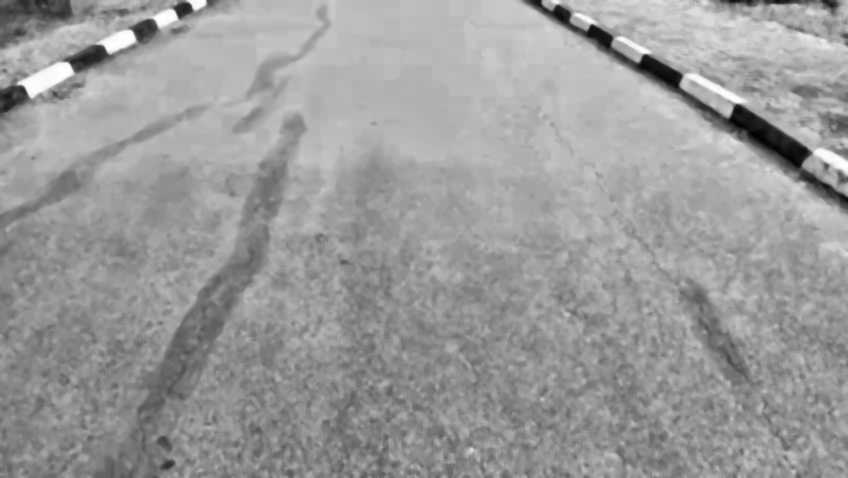
#> input picture enhanced_median_clahe/frame_0040.png, 848 x 478 px, found by its file name; its folder holds only this picture in this run
$ jupyter execute sharpness_Analysis.ipynb   (older library calls are emulated)
#> lines starting #> are read from the running program, lines starting #| are printed output that depends on the picture
[cell 1]
import cv2
import os
import numpy as np
import pandas as pd
import matplotlib.pyplot as plt

# INPUT FOLDERS (CLAHE outputs)
mc_input = 'enhanced_median_clahe'

# OUTPUT FOLDERS (Sharpened frames)
mc_output = 'SHARP_MC'

# Comparison image folder
comparison_folder = 'SHARP_COMPARISON'

# CSV output file
csv_output = 'sharpness_values.csv'

# Create folders if they don't exist
os.makedirs(mc_output, exist_ok=True)
os.makedirs(comparison_folder, exist_ok=True)

# Sharpening kernel
kernel = np.array([[0,-1,0],
                   [-1,5,-1],
                   [0,-1,0]])

results = []

# Function to measure sharpness
def sharpness_value(image):
    return cv2.Laplacian(image, cv2.CV_64F).var()

def process_images(input_folder, output_folder, label):

#> called with input_folder = 'enhanced_median_clahe', output_folder = 'SHARP_MC', label = 'MC'
    for file in os.listdir(input_folder):

        if file.endswith(".jpg") or file.endswith(".png"):

            path = os.path.join(input_folder, file)

            # Read image directly as grayscale
            gray = cv2.imread(path, cv2.IMREAD_GRAYSCALE)
#> gray is the input picture: shape (478, 848); min 2, max 255, mean 155

            # Slight smoothing before sharpening
            gaussian = cv2.GaussianBlur(gray, (5,5), 0)

            # Apply sharpening
            sharpened = cv2.filter2D(gaussian, -1, kernel)

            # Calculate sharpness values
            original_sharp = sharpness_value(gray)
#> original_sharp = 27.02
            sharpen_sharp = sharpness_value(sharpened)
#> sharpen_sharp = 94.12

            # Save sharpened frame
            cv2.imwrite(os.path.join(output_folder, file), sharpened)

            # Create comparison figure
            plt.figure(figsize=(8,4))

            plt.subplot(1,2,1)
            plt.imshow(gray, cmap='gray')
            plt.title(f"Original\nSharpness={original_sharp:.2f}")
            plt.axis("off")

            plt.subplot(1,2,2)
            plt.imshow(sharpened, cmap='gray')
            plt.title(f"Sharpened\nSharpness={sharpen_sharp:.2f}")
            plt.axis("off")

            save_name = label + "_" + file
            plt.savefig(os.path.join(comparison_folder, save_name))
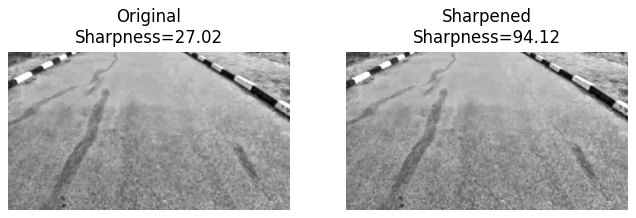
#> figure drawn by matplotlib, 2 panels
            plt.close()

            # Store results
            results.append([file, label, original_sharp, sharpen_sharp])

            print("Processed:", file)

# Run for both methods
process_images(mc_input, mc_output, "MC")


# Save sharpness values to CSV
df = pd.DataFrame(results, columns=["Frame","Method","Original Sharpness","Sharpened Sharpness"])
#> df = table of 1 rows and 4 columns
df.to_csv(csv_output, index=False)

print("All frames processed successfully!")


$ run again, on enhanced_median_clahe/frame_0044.png
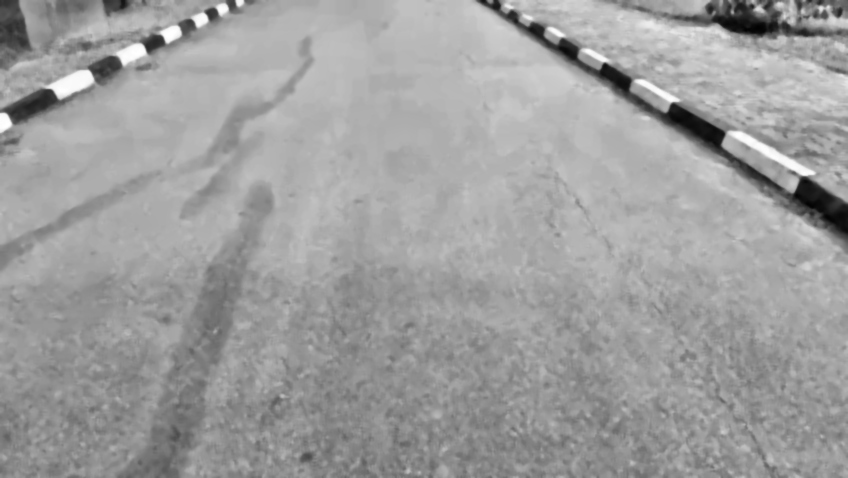
#> input picture enhanced_median_clahe/frame_0044.png, 848 x 478 px, found by its file name
#> in process_images, gray is the input picture: shape (478, 848); min 2, max 255, mean 158.4
#> original_sharp = 26.66
#> sharpen_sharp = 94.59
#> in process_images, `plt.savefig(os.path.join(comparison_folder, save_name))`:
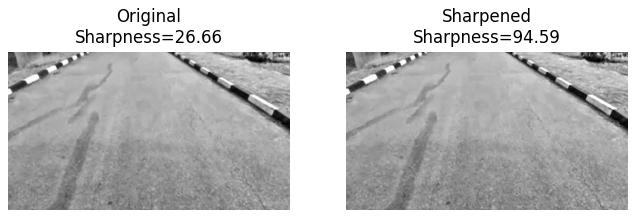
#> figure drawn by matplotlib, 2 panels
#> df = table of 1 rows and 4 columns

$ run again, on enhanced_median_clahe/frame_0045.png
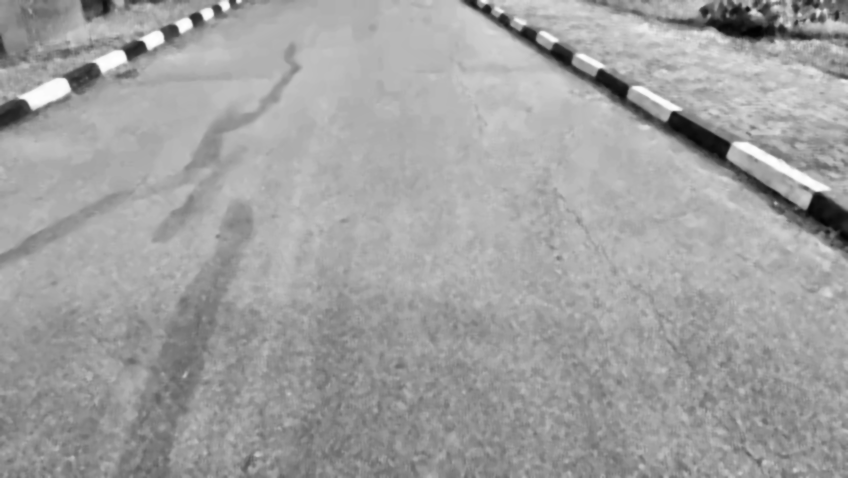
#> input picture enhanced_median_clahe/frame_0045.png, 848 x 478 px, found by its file name
#> in process_images, gray is the input picture: shape (478, 848); min 1, max 255, mean 160.8
#> original_sharp = 31.21
#> sharpen_sharp = 98.77
#> in process_images, `plt.savefig(os.path.join(comparison_folder, save_name))`:
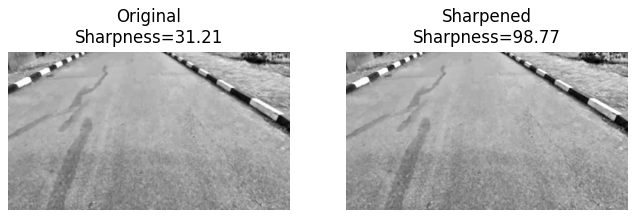
#> figure drawn by matplotlib, 2 panels
#> df = table of 1 rows and 4 columns

$ run again, on enhanced_median_clahe/frame_0046.png
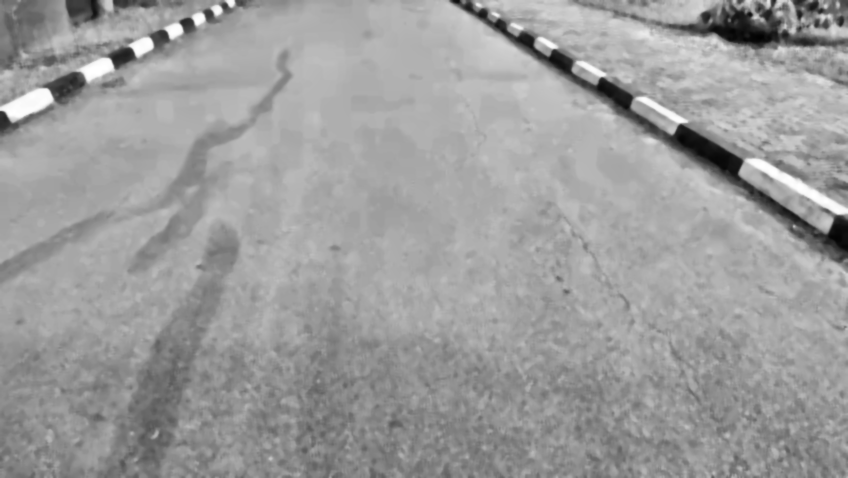
#> input picture enhanced_median_clahe/frame_0046.png, 848 x 478 px, found by its file name
#> in process_images, gray is the input picture: shape (478, 848); min 1, max 255, mean 156.7
#> original_sharp = 30.21
#> sharpen_sharp = 97.13
#> in process_images, `plt.savefig(os.path.join(comparison_folder, save_name))`:
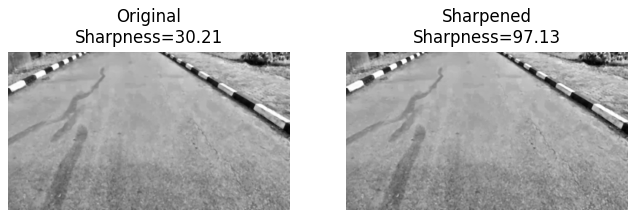
#> figure drawn by matplotlib, 2 panels
#> df = table of 1 rows and 4 columns

$ run again, on enhanced_median_clahe/frame_0041.png
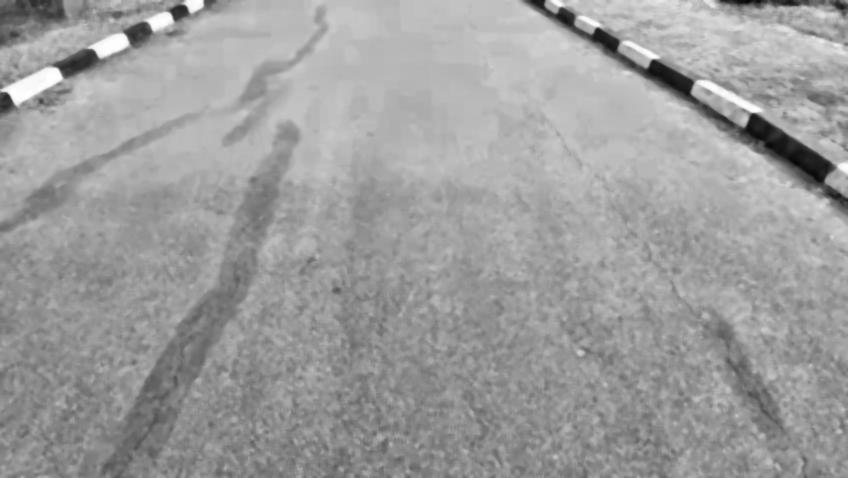
#> input picture enhanced_median_clahe/frame_0041.png, 848 x 478 px, found by its file name
#> in process_images, gray is the input picture: shape (478, 848); min 3, max 255, mean 157.4
#> original_sharp = 26.22
#> sharpen_sharp = 94.42
#> in process_images, `plt.savefig(os.path.join(comparison_folder, save_name))`:
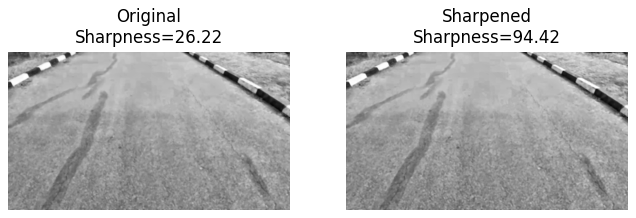
#> figure drawn by matplotlib, 2 panels
#> df = table of 1 rows and 4 columns
